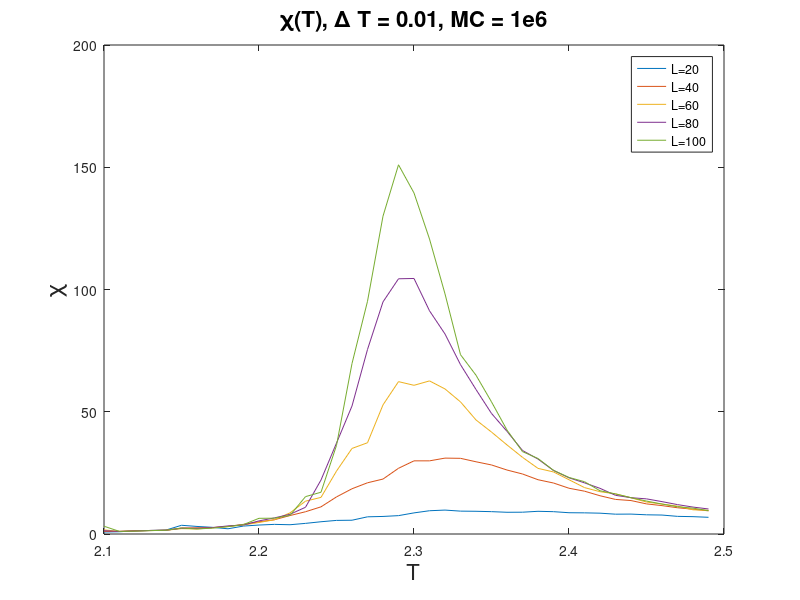
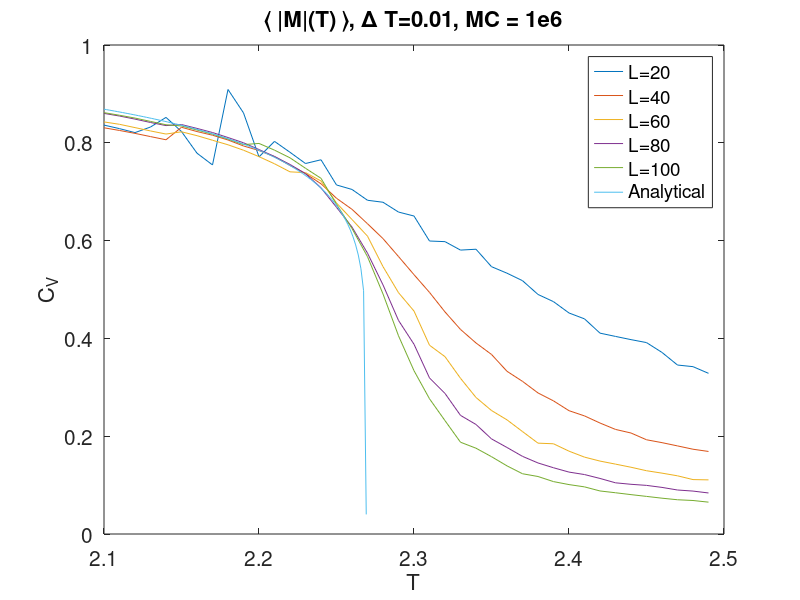

The MATLAB script that drew these images, in order:
e_var100 = [4.44071, 4.41601, 4.60681, 4.80239, 5.03183, 5.40081, 5.50442, 5.80788, 6.08185, 6.45361, 7.02942, 7.33624, 7.69243, 8.56567, 8.98515, 10.1885, 11.4666, 12.4718, 12.5706, 11.9861, 10.8073, 9.81194, 9.10693, 8.19381, 7.91946, 7.63205, 7.32048, 6.98433, 6.77534, 6.6245, 6.48845, 6.33738, 6.15385, 6.09307, 5.96519, 5.84133, 5.724, 5.64038, 5.55259, 5.46475, ];
m_var100 = [6.68685, 2.22476, 2.49746, 2.93788, 3.29132, 5.2333, 4.44651, 5.20656, 6.538, 8.4506, 14.1256, 14.2817, 16.9297, 34.087, 38.2753, 81.551, 157.578, 216.061, 296.399, 345.808, 320.802, 278.697, 227.866, 170.896, 151.966, 126.995, 100.316, 79.8638, 73.4892, 62.2318, 55.5243, 51.5489, 42.801, 39.8522, 36.2713, 33.0053, 30.1275, 27.5239, 26.2461, 23.7731, ];
mean_mag100 = [0.86167, 0.856366, 0.850586, 0.843716, 0.836914, 0.834434, 0.826136, 0.817702, 0.807567, 0.796329, 0.798717, 0.784985, 0.769283, 0.747912, 0.727407, 0.674173, 0.624719, 0.567134, 0.490887, 0.405312, 0.333952, 0.276523, 0.231844, 0.187697, 0.175448, 0.158138, 0.139344, 0.123226, 0.117584, 0.107152, 0.101054, 0.0963852, 0.0880155, 0.0843701, 0.0805319, 0.0769025, 0.0732396, 0.0700424, 0.0685223, 0.0651394, ];
e_var80 = [4.32786, 4.44959, 4.63636, 4.84881, 5.03312, 5.38734, 5.55892, 5.81451, 6.11686, 6.44267, 6.89898, 7.38154, 7.79403, 8.35184, 9.30371, 10.4565, 11.1653, 12.1632, 12.4093, 11.8603, 11.5215, 10.0727, 9.56887, 8.64607, 8.25064, 7.68478, 7.36319, 7.03494, 6.82956, 6.64939, 6.52543, 6.36571, 6.19682, 6.02771, 5.9613, 5.86132, 5.73515, 5.62423, 5.5669, 5.47603, ];
m_var80 = [2.83249, 2.23037, 2.61712, 3.10877, 3.33938, 5.02876, 4.96413, 5.71416, 7.23147, 8.05981, 11.805, 14.5701, 17.9141, 24.3767, 49.4894, 83.6648, 118.33, 171.322, 216.463, 239.046, 240.38, 210.885, 189.779, 161.399, 138.298, 115.877, 99.0965, 80.9592, 72.936, 62.0878, 55.1709, 50.4097, 45.205, 38.445, 36.24, 35.2135, 32.571, 29.6952, 27.3097, 25.4912, ];
mean_mag80 = [0.860122, 0.854743, 0.848435, 0.841555, 0.835183, 0.837323, 0.829422, 0.821031, 0.810788, 0.800055, 0.786199, 0.772097, 0.755693, 0.736957, 0.70786, 0.668135, 0.627664, 0.574341, 0.509441, 0.436757, 0.388055, 0.319173, 0.287464, 0.242592, 0.223983, 0.194511, 0.176919, 0.158803, 0.145281, 0.135475, 0.126612, 0.121577, 0.113611, 0.104687, 0.101651, 0.099432, 0.0952943, 0.0899888, 0.0877768, 0.0839151, ];
e_var60 = [4.33113, 4.4027, 4.6354, 4.85459, 5.02697, 5.32123, 5.5145, 5.79498, 6.08646, 6.46004, 6.82072, 7.21805, 7.76294, 8.47662, 8.8893, 9.93654, 10.5212, 10.9123, 11.586, 11.6508, 11.0512, 10.4779, 9.89419, 9.40679, 8.40057, 8.12182, 7.63683, 7.31535, 6.90907, 6.84857, 6.59833, 6.34274, 6.19699, 6.12491, 5.9564, 5.85944, 5.73266, 5.66029, 5.5231, 5.45915, ];
m_var60 = [3.52987, 2.24269, 2.60738, 3.09001, 3.26325, 4.71971, 4.4542, 5.53722, 6.69913, 8.097, 10.3544, 12.8936, 19.2052, 29.9399, 33.5516, 57.8994, 79.0951, 84.7235, 120.405, 142.708, 139.882, 144.643, 137.647, 125.899, 109.165, 97.9879, 85.9711, 74.3207, 63.8837, 60.6654, 53.2708, 45.7487, 41.8685, 39.8612, 36.1343, 32.0245, 30.1568, 28.1618, 24.5354, 24.134, ];
mean_mag60 = [0.842685, 0.837827, 0.831094, 0.824247, 0.817905, 0.822503, 0.814594, 0.805257, 0.795954, 0.784855, 0.771693, 0.757121, 0.740613, 0.739034, 0.721967, 0.676921, 0.643115, 0.609082, 0.546811, 0.49354, 0.455941, 0.386054, 0.362661, 0.31843, 0.279198, 0.252553, 0.233427, 0.209491, 0.185789, 0.184511, 0.169405, 0.157212, 0.149128, 0.14291, 0.136514, 0.129411, 0.124459, 0.119003, 0.111283, 0.110699, ];
e_var40 = [4.28166, 4.43767, 4.64993, 4.82647, 5.00944, 5.34932, 5.61156, 5.83053, 6.09225, 6.44906, 6.8887, 7.17812, 7.71031, 8.16714, 8.68821, 9.35379, 9.71509, 10.0929, 10.3388, 10.652, 10.655, 10.384, 10.0601, 9.83379, 9.29486, 8.94263, 8.26224, 8.01376, 7.56111, 7.36915, 6.95074, 6.75347, 6.43155, 6.20602, 6.13709, 5.9672, 5.8688, 5.72966, 5.61743, 5.55275, ];
m_var40 = [2.26975, 2.26851, 2.83297, 2.97645, 3.29276, 5.27794, 5.44944, 5.69748, 6.75961, 8.65328, 10.9758, 12.9158, 16.7674, 20.3009, 24.8894, 34.1328, 41.8216, 47.5553, 51.2372, 61.5555, 68.8161, 69.1153, 72.0128, 72.1197, 69.1293, 66.3696, 61.7518, 58.1752, 52.84, 49.8432, 44.9225, 42.2082, 37.865, 34.373, 33.3775, 30.1803, 28.56, 26.5181, 25.1505, 23.5909, ];
mean_mag40 = [0.830705, 0.82524, 0.819264, 0.812707, 0.80619, 0.831763, 0.823003, 0.815494, 0.805731, 0.793528, 0.784249, 0.771567, 0.753766, 0.737129, 0.716194, 0.686577, 0.66398, 0.634491, 0.604067, 0.567427, 0.530325, 0.49409, 0.454143, 0.418345, 0.390648, 0.367187, 0.332742, 0.312165, 0.28846, 0.272224, 0.252188, 0.24152, 0.226946, 0.213866, 0.206532, 0.192713, 0.186817, 0.18016, 0.173368, 0.168808, ];
e_var20 = [4.09802, 4.35304, 4.73597, 4.71585, 4.94193, 5.32545, 5.43947, 5.61216, 5.77862, 5.82135, 6.71345, 6.90354, 6.86178, 7.25582, 7.59963, 7.93698, 7.94621, 8.56359, 8.73393, 8.61389, 8.69076, 9.04808, 9.00238, 9.02786, 8.78723, 8.91507, 8.58711, 8.64061, 8.60945, 8.19387, 7.97849, 7.83845, 7.5989, 7.36667, 7.28829, 7.26537, 6.99961, 6.55501, 6.50379, 6.23376, ];
m_var20 = [1.70437, 1.94425, 2.78742, 3.07543, 3.43052, 7.6748, 6.6814, 5.9151, 4.65981, 7.11967, 8.07015, 8.70497, 8.41495, 9.69247, 11.2291, 12.5191, 12.7387, 15.9548, 16.3753, 17.2067, 19.8654, 21.9846, 22.6981, 21.7995, 21.7494, 21.4832, 20.9739, 21.1356, 22.0981, 21.8325, 20.8865, 20.8539, 20.6154, 19.7005, 19.8728, 19.2445, 19.0717, 17.8222, 17.5989, 17.0045, ];
mean_mag20 = [0.836214, 0.82896, 0.820849, 0.832271, 0.851937, 0.823022, 0.778748, 0.75473, 0.909006, 0.861173, 0.771211, 0.802911, 0.780614, 0.757641, 0.765308, 0.713795, 0.704604, 0.682484, 0.678433, 0.658382, 0.650272, 0.599168, 0.597866, 0.580597, 0.582351, 0.546683, 0.53334, 0.51805, 0.489873, 0.475155, 0.451992, 0.439955, 0.410756, 0.404058, 0.397495, 0.391449, 0.371307, 0.345541, 0.342219, 0.32858, ];

temperatures = [2.1, 2.11, 2.12, 2.13, 2.14, 2.15, 2.16, 2.17, 2.18, 2.19, 2.2, 2.21, 2.22, 2.23, 2.24, 2.25, 2.26, 2.27, 2.28, 2.29, 2.3, 2.31, 2.32, 2.33, 2.34, 2.35, 2.36, 2.37, 2.38, 2.39, 2.4, 2.41, 2.42, 2.43, 2.44, 2.45, 2.46, 2.47, 2.48, 2.49, ];
e_var60 = e_var60./temperatures.^2;
e_var40 = e_var40./temperatures.^2;
e_var100 = e_var100./temperatures.^2;
e_var20 = e_var20./temperatures.^2;
e_var80 = e_var80./temperatures.^2;
m_var80 = m_var80./temperatures;
m_var20 = m_var20./temperatures;
m_var60 = m_var60./temperatures;
m_var40 = m_var40./temperatures;
m_var100 = m_var100./temperatures;

[maks_chi_L100, i100] = max(e_var100);
t_c = temperatures(i100);
[maks_chi_L80, i80] = max(e_var80);
t_c = temperatures(i80);
[maks_chi_L60, i60] = max(e_var60);
t_c = temperatures(i60);
[maks_chi_L40, i40] = max(e_var40);
t_c = temperatures(i40)
[maks_chi_L20, i20] = max(e_var20);
t_c = temperatures(i20);

figure(1)
plot(temperatures,m_var20,temperatures, m_var40,temperatures,m_var60,temperatures, m_var80,temperatures, m_var100)
legend('L=20','L=40','L=60','L=80','L=100')
title('\chi(T), \Delta T = 0.01, MC = 1e6','FontSize',16)
xlabel('T','FontSize',16)
ylabel('\chi','FontSize',16)
set(0, 'DefaultAxesFontSize',15)

figure(2)
plot(temperatures,e_var20,temperatures, e_var40,temperatures,e_var60,temperatures, e_var80,temperatures, e_var100)
legend('L=20','L=40','L=60','L=80','L=100')
title('C_V(T), \Delta T, MC = 1e6','FontSize',16)
xlabel('T','FontSize',16)
ylabel('C_V','FontSize',16)

%% Estimating T_c

t_c_est = [temperatures(i20),temperatures(i40), temperatures(i60), temperatures(i80), temperatures(i100)];
L = [20,40,60,80,100];
Linv = [1/20,1/40,1/60,1/80,1/100];

a1 = (temperatures(i100) - temperatures(i80)) / (Linv(5) - Linv(4));
a2 = (temperatures(i100) - temperatures(i60)) / (Linv(5) - Linv(3));
a3 = (temperatures(i100) - temperatures(i40)) / (Linv(5) - Linv(2));
a4 = (temperatures(i100) - temperatures(i20)) / (Linv(5) - Linv(1));
a5 = (temperatures(i80) - temperatures(i100)) / (Linv(4) - Linv(5));
a6 = (temperatures(i80) - temperatures(i60)) / (Linv(4) - Linv(3));
a7 = (temperatures(i80) - temperatures(i40)) / (Linv(4) - Linv(2));
a8 = (temperatures(i80) - temperatures(i20)) / (Linv(4) - Linv(1));


a = (a1+a2+a3+a4+a5+a6+a7+a8)/8

T_C = polyfit(L, t_c_est - a*Linv,1)

%% Plotting analytical and numerical mean magnetization
analytical_temp = linspace(2.1,2.26918531421,100);
analytical_m = zeros(1,length(analytical_temp));

for i=1:length(analytical_temp)
    analytical_m(1,i) = (1 - (sinh(2/analytical_temp(i)))^(-4) )^(1/8);
end
figure(2)
plot(temperatures,mean_mag20,temperatures, mean_mag40,temperatures,mean_mag60,temperatures, mean_mag80,temperatures, mean_mag100, analytical_temp, analytical_m)
legend('L=20','L=40','L=60','L=80','L=100', 'Analytical')
title('\langle |M|(T) \rangle, \Delta T=0.01, MC = 1e6','FontSize',16)
xlabel('T','FontSize',16)
ylabel('C_V','FontSize',16)
